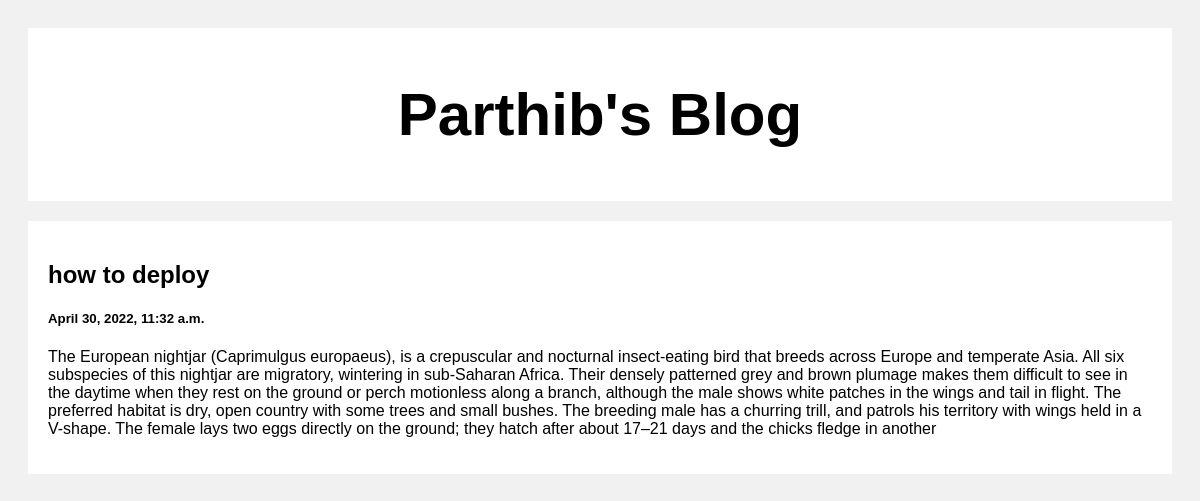
/post/1, run on the app's committed database.
### posts/models.py (models this page shows)
class Post(models.Model):
    title=models.CharField(max_length=100)
    body=models.CharField(max_length=1000000000)
    created_at=models.DateTimeField(default=datetime.now,blank=True)

### posts/views.py (the view)
# urls.py: path('post/<str:pk>',views.post,name='post')
def post(request,pk):
    posts=Post.objects.get(id=pk)
    return render(request,'posts.html',{'posts':posts})

### template/posts.html (shortened to what this page needs)
<!DOCTYPE html>
<html>
<head>
</head>
<body>
<div class="header">
  <h2>Parthib's Blog</h2>
</div>
<div class="row">
  <div class="leftcolumn">
        <div class="card">
        <h2>{{posts.title}}</h2>
        <h5>{{posts.created_at}}</h5>
        <p>{{posts.body}}</p>
    </div>
  </div>
</div>
</body>
</html>

### template/posts.html (style rules this page uses)
* { box-sizing: border-box; }
body { font-family: Arial; padding: 20px; background: #f1f1f1; }
.header { padding: 2px; font-size: 40px; text-align: center; background: white; }
.leftcolumn { float: left; width: 100%; }
.card { background-color: white; padding: 20px; margin-top: 20px; }
.row:after { content: ""; display: table; clear: both; }

### data on the page
Post: title "how to deploy", created_at "April 30, 2022, 11:32 a.m.", body "The European nightjar (Caprimulgus europaeus), is a crepuscular and nocturnal insect-eating bird that breeds across Europe and temperate Asia. All six subspecies of this nightjar are migratory, wintering in sub-Saharan Africa. Their densely patterned grey and brown plumage makes them difficult to see in the daytime when they rest on the ground or perch motionless along a branch, although the male shows white patches in the wings and tail in flight. The preferred habitat is dry, open country with some trees and small bushes. The breeding male has a churring trill, and patrols his territory with wings held in a V-shape. The female lays two eggs directly on the ground; they hatch after about…"
